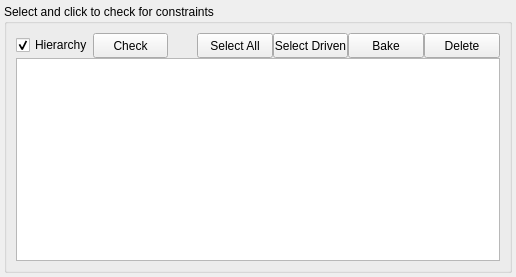
<?xml version="1.0" encoding="UTF-8"?>
<ui version="4.0">
 <class>Form</class>
 <widget class="QWidget" name="Form">
  <property name="geometry">
   <rect>
    <x>0</x>
    <y>0</y>
    <width>516</width>
    <height>277</height>
   </rect>
  </property>
  <property name="windowTitle">
   <string>Form</string>
  </property>
  <layout class="QVBoxLayout" name="verticalLayout">
   <property name="spacing">
    <number>0</number>
   </property>
   <property name="leftMargin">
    <number>4</number>
   </property>
   <property name="topMargin">
    <number>4</number>
   </property>
   <property name="rightMargin">
    <number>4</number>
   </property>
   <property name="bottomMargin">
    <number>4</number>
   </property>
   <item>
    <widget class="QGroupBox" name="checkGroupBox">
     <property name="title">
      <string>Select and click to check for constraints</string>
     </property>
     <layout class="QVBoxLayout" name="verticalLayout_2">
      <property name="spacing">
       <number>0</number>
      </property>
      <item>
       <widget class="QWidget" name="widget" native="true">
        <layout class="QHBoxLayout" name="horizontalLayout">
         <property name="leftMargin">
          <number>0</number>
         </property>
         <property name="topMargin">
          <number>0</number>
         </property>
         <property name="rightMargin">
          <number>0</number>
         </property>
         <property name="bottomMargin">
          <number>0</number>
         </property>
         <item>
          <widget class="QWidget" name="widget_4" native="true">
           <layout class="QHBoxLayout" name="horizontalLayout_3">
            <property name="spacing">
             <number>0</number>
            </property>
            <property name="leftMargin">
             <number>0</number>
            </property>
            <property name="topMargin">
             <number>0</number>
            </property>
            <property name="rightMargin">
             <number>0</number>
            </property>
            <property name="bottomMargin">
             <number>0</number>
            </property>
            <item>
             <widget class="QCheckBox" name="hierarchyCheckBox">
              <property name="sizePolicy">
               <sizepolicy hsizetype="Preferred" vsizetype="Fixed">
                <horstretch>0</horstretch>
                <verstretch>0</verstretch>
               </sizepolicy>
              </property>
              <property name="maximumSize">
               <size>
                <width>16777215</width>
                <height>16777215</height>
               </size>
              </property>
              <property name="toolTip">
               <string>This will check constrains for all the children nurbCurves from the selected object.</string>
              </property>
              <property name="text">
               <string>Hierarchy</string>
              </property>
              <property name="checked">
               <bool>true</bool>
              </property>
             </widget>
            </item>
            <item>
             <widget class="QPushButton" name="selectRigButton">
              <property name="sizePolicy">
               <sizepolicy hsizetype="Preferred" vsizetype="Fixed">
                <horstretch>0</horstretch>
                <verstretch>0</verstretch>
               </sizepolicy>
              </property>
              <property name="minimumSize">
               <size>
                <width>75</width>
                <height>25</height>
               </size>
              </property>
              <property name="maximumSize">
               <size>
                <width>16777215</width>
                <height>25</height>
               </size>
              </property>
              <property name="text">
               <string>Check</string>
              </property>
             </widget>
            </item>
           </layout>
          </widget>
         </item>
         <item>
          <spacer name="horizontalSpacer">
           <property name="orientation">
            <enum>Qt::Horizontal</enum>
           </property>
           <property name="sizeHint" stdset="0">
            <size>
             <width>40</width>
             <height>20</height>
            </size>
           </property>
          </spacer>
         </item>
         <item>
          <widget class="QWidget" name="topMenuWidget" native="true">
           <layout class="QHBoxLayout" name="horizontalLayout_2">
            <property name="spacing">
             <number>0</number>
            </property>
            <property name="leftMargin">
             <number>0</number>
            </property>
            <property name="topMargin">
             <number>0</number>
            </property>
            <property name="rightMargin">
             <number>0</number>
            </property>
            <property name="bottomMargin">
             <number>0</number>
            </property>
            <item>
             <widget class="QPushButton" name="selectAllButton">
              <property name="sizePolicy">
               <sizepolicy hsizetype="Preferred" vsizetype="Fixed">
                <horstretch>0</horstretch>
                <verstretch>0</verstretch>
               </sizepolicy>
              </property>
              <property name="minimumSize">
               <size>
                <width>75</width>
                <height>25</height>
               </size>
              </property>
              <property name="maximumSize">
               <size>
                <width>16777215</width>
                <height>25</height>
               </size>
              </property>
              <property name="text">
               <string>Select All</string>
              </property>
             </widget>
            </item>
            <item>
             <widget class="QPushButton" name="selectDrivenButton">
              <property name="sizePolicy">
               <sizepolicy hsizetype="Preferred" vsizetype="Fixed">
                <horstretch>0</horstretch>
                <verstretch>0</verstretch>
               </sizepolicy>
              </property>
              <property name="minimumSize">
               <size>
                <width>75</width>
                <height>25</height>
               </size>
              </property>
              <property name="maximumSize">
               <size>
                <width>16777215</width>
                <height>25</height>
               </size>
              </property>
              <property name="text">
               <string>Select Driven</string>
              </property>
             </widget>
            </item>
            <item>
             <widget class="QPushButton" name="bakeSelectedButton">
              <property name="sizePolicy">
               <sizepolicy hsizetype="Preferred" vsizetype="Fixed">
                <horstretch>0</horstretch>
                <verstretch>0</verstretch>
               </sizepolicy>
              </property>
              <property name="minimumSize">
               <size>
                <width>75</width>
                <height>25</height>
               </size>
              </property>
              <property name="maximumSize">
               <size>
                <width>16777215</width>
                <height>25</height>
               </size>
              </property>
              <property name="text">
               <string>Bake</string>
              </property>
             </widget>
            </item>
            <item>
             <widget class="QPushButton" name="deleteSelectedButton">
              <property name="sizePolicy">
               <sizepolicy hsizetype="Preferred" vsizetype="Fixed">
                <horstretch>0</horstretch>
                <verstretch>0</verstretch>
               </sizepolicy>
              </property>
              <property name="minimumSize">
               <size>
                <width>75</width>
                <height>25</height>
               </size>
              </property>
              <property name="maximumSize">
               <size>
                <width>16777215</width>
                <height>25</height>
               </size>
              </property>
              <property name="text">
               <string>Delete</string>
              </property>
             </widget>
            </item>
           </layout>
          </widget>
         </item>
        </layout>
       </widget>
      </item>
      <item>
       <widget class="QWidget" name="widget_3" native="true">
        <layout class="QVBoxLayout" name="verticalLayout_3">
         <property name="spacing">
          <number>0</number>
         </property>
         <property name="leftMargin">
          <number>0</number>
         </property>
         <property name="topMargin">
          <number>0</number>
         </property>
         <property name="rightMargin">
          <number>0</number>
         </property>
         <property name="bottomMargin">
          <number>0</number>
         </property>
         <item>
          <widget class="QListWidget" name="listWidget">
           <property name="minimumSize">
            <size>
             <width>310</width>
             <height>190</height>
            </size>
           </property>
           <property name="focusPolicy">
            <enum>Qt::NoFocus</enum>
           </property>
           <property name="alternatingRowColors">
            <bool>true</bool>
           </property>
           <property name="selectionMode">
            <enum>QAbstractItemView::ExtendedSelection</enum>
           </property>
          </widget>
         </item>
        </layout>
       </widget>
      </item>
     </layout>
    </widget>
   </item>
  </layout>
 </widget>
 <resources/>
 <connections/>
</ui>
